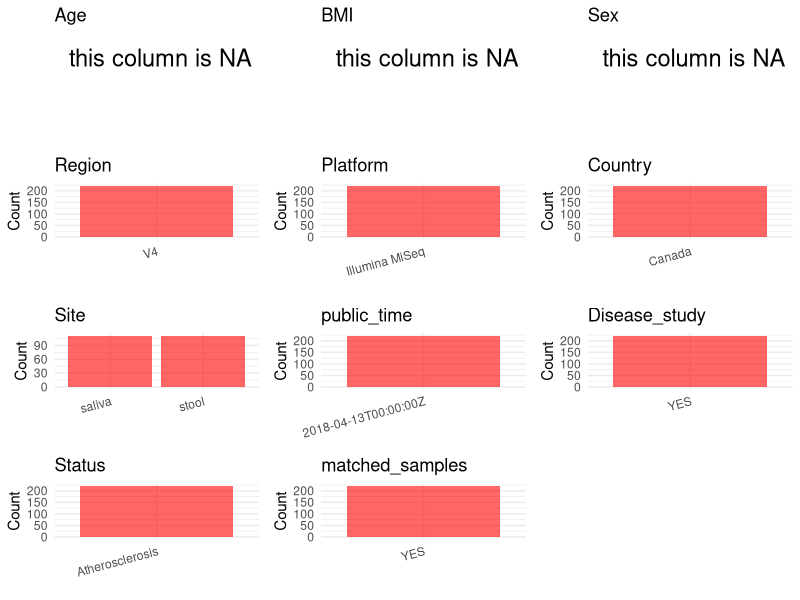

Generate this figure with R: (Note: this script raises an error after producing the figure.)
## ---- chunk 1
# Load necessary libraries
library(dplyr)
library(ggplot2)
library(cowplot)

# Set working directory (update this path to your local directory)
setwd("/home/hby/oral_project/PRJEB24929")

# Read the initial metadata files
initial_meta <- read.csv("SraRunTable.csv", header = T)

# Combine the two metadata files
# meta <- rbind(initial_meta, initial_meta1)

# Remove entries non-oral samples
# initial_meta <- subset(initial_meta,isolate %in% c("saliva","tongue coat"))

# Check the number of samples containing "HT" in Sample.Name (e.g., healthy controls)
# nrow(subset(meta, grepl("HT", Sample.Name)))

# Display the first few rows of the metadata
head(initial_meta)
## ---- chunk 2
# Create a uniform metadata dataframe
metadata <- data.frame(
  BioProject = initial_meta$BioProject,
  Run = initial_meta$Run,
  sample_name = initial_meta$Sample_ID,
  Platform = initial_meta$Instrument,
  Country = initial_meta$geo_loc_name_country,
  Site = initial_meta$host_body_product,
  public_time = initial_meta$ReleaseDate,
  stringsAsFactors = FALSE,
  Sex = NA,
  Age = NA,
  BMI = NA
)

## ---- chunk 3
# Add information obtained from the publication
metadata$Region <- "V4"
metadata$Status <- "Atherosclerosis"
metadata$PCR_primers <- "FWD:GTGCCAGCMGCCGCGGTAA; REV:GGACTACHVGGGTWTCTAAT"
metadata$title <- "Data on the gut and saliva microbiota from a cohort of atherosclerosis patients determined by 16S rRNA gene sequencing"
metadata$Disease_study <- "YES"

# extract subject id by remove prefix of sample_name
metadata$subject_id <- sub("_.*", "", metadata$sample_name)
all_oral_sites <- c("saliva", "tongue coat", "buccal mucosa", "lower jaw mucosa", "lower labial mucosa", "upper jaw mucosa", "tongue", "buccal")
# Check initial data distribution
cat("Initial sample distribution:\n")
table(metadata$subject_id)
table(metadata$Site)

subjects_with_oral_samples <- metadata %>%
  filter(Site %in% all_oral_sites) %>%
  distinct(subject_id) %>%
  pull(subject_id)

metadata_clean <- metadata %>%
  filter(subject_id %in% subjects_with_oral_samples)


sample_counts <- metadata_clean %>%
  group_by(subject_id) %>%
  summarise(n_samples = n(), .groups = 'drop')

metadata_clean <- merge(metadata_clean, sample_counts, by = "subject_id")

# Create matched_samples column
metadata_clean$matched_samples <- ifelse(metadata_clean$n_samples >= 2, "YES", "NO")

cat("\nFinal sample distribution after cleaning:\n")
print(table(metadata_clean$Site))
cat("\nFinal sample distribution after cleaning:\n")
print(table(metadata_clean$matched_samples))

metadata_clean$subject_id <- NULL
metadata_clean$n_samples <- NULL

# Use cleaned dataset for subsequent analysis
metadata <- metadata_clean
## ---- chunk 4
# Check the number of unique runs and sample names
print(paste("Number of unique runs:", length(unique(metadata$Run))))
print(paste("Number of unique sample names:", length(unique(metadata$sample_name))))
## ---- chunk 5
# Select columns for visualization
plot_data <- metadata %>%
  select(-BioProject, -Run, -sample_name, -title)

# Function to create simple plots for each column
create_simple_plots <- function(data) {
  plots <- list()

  for (col in colnames(data)) {
    # Check if the column is all NA
    if (all(is.na(data[[col]]))) {
      # Create an empty plot with text indicating all NA
      p <- ggplot() +
        annotate("text", x = 0.5, y = 0.5, label = "this column is NA", size = 6) +
        labs(title = col) +
        theme_void()
    } else if (is.numeric(data[[col]])) {
      # Numeric variable: histogram
      p <- ggplot(data, aes(x = .data[[col]])) +
        geom_histogram(fill = "blue", alpha = 0.6, bins = 20, na.rm = TRUE) +
        labs(title = col) +
        theme_minimal()
    } else {
      # Categorical variable: bar plot (remove NA values)
      count_data <- as.data.frame(table(data[[col]], useNA = "ifany"))
      p <- ggplot(count_data, aes(x = reorder(Var1, -Freq), y = Freq)) +
        geom_col(fill = "red", alpha = 0.6) +
        labs(title = col, x = NULL, y = "Count") +
        theme_minimal() +
        theme(axis.text.x = element_text(angle = 15, hjust = 1))
    }
    plots[[col]] <- p
  }

  return(plots)
}

# Generate and arrange plots
plots <- create_simple_plots(plot_data)
p <- plot_grid(plots$Age,
  plots$BMI,
  plots$Sex,
  plots$Region,
  plots$Platform,
  plots$Country,
  plots$Site,
  plots$public_time,
  plots$Disease_study,
  plots$Status,
  plots$matched_samples, 
  ncol = 3, align = "hv", axis = "lb"
)
ggsave("Metadata_Summary.png", plot = p, width = 8, height = 6, dpi = 150)
## ---- chunk 6
knitr::include_graphics("Metadata_Summary.png")
## ---- chunk 7
# Reorder columns to match the desired format
metadata <- metadata[, c(
  "BioProject", "Run", "sample_name", "Age", "BMI", "Sex",
  "Region", "Platform", "Country", "Site", "public_time",
  "PCR_primers", "title", "Disease_study", "Status", "matched_samples"
)]

# Export the uniform metadata to a CSV file
write.csv(metadata, file = "metadata.csv", quote = FALSE)
head(metadata)
